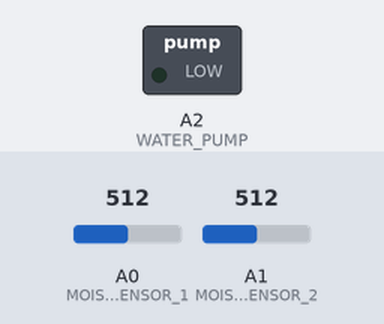
Bench run of a sketch on a simulated Arduino Uno, built with avr-gcc and run on an emulated ATmega328P. Parts: switched loads named in the sketch (green lamp = pin HIGH). Inputs (shaded band) come from the test bench; at power-on: A0 (MOISTURE_SENSOR_1) = 512, A1 (MOISTURE_SENSOR_2) = 512. Pins used as bus, display or sensor lines are not drawn.

Above: at 0.5 s.
At 16.0 s:
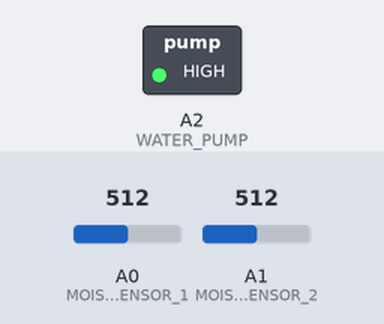
Timing chart, 0 to 66.3 s (numbered marks = the images above):
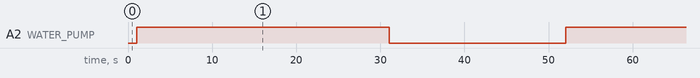

Measured:
- by itself, A2 (WATER_PUMP): alternates HIGH for 30.0 s and LOW for 21.0 s

The sketch:

garduino.ino
```cpp
// The pins for the sensor and pump are placeholders for now
#define MOISTURE_SENSOR_1 A0
#define MOISTURE_SENSOR_2 A1
#define WATER_PUMP A2
// The max water level for the moisture sensor is about 500, so 200 is ~40% moisture
#define DRY 200
// The pump can pump 240L/hour, or about 66.6 ml/sec, so to pump out 2 liters we turn the pump on for 30 seconds
// turn on pump 30 seconds
#define WATERING_TIME 30
int sensorValue;
void setup() {
  // put your setup code here, to run once:
  Serial.begin(9600);

  // Set water pump to output
  pinMode(WATER_PUMP, OUTPUT);
}

void sensorOn()
{
  analogWrite(MOISTURE_SENSOR_1, 255);
  analogWrite(MOISTURE_SENSOR_2, 255);
}

void sensorOff()
{
  analogWrite(MOISTURE_SENSOR_1, 0);
  analogWrite(MOISTURE_SENSOR_2, 0);

}
void loop() {
  // put your main code here, to run repeatedly:
  sensorOn();
  // Take the average of moisture levels over 1 second to make the data more stable
   for (int i = 0; i <= 100; i++)
   {
    sensorValue = sensorValue + analogRead(MOISTURE_SENSOR_1) + analogRead(MOISTURE_SENSOR_2);
    delay(10);
   }
   sensorValue = sensorValue/200.0;

   // Turn sensor on if the soil is too dry
   if (sensorValue < DRY)
    {
      sensorOff();
      digitalWrite(WATER_PUMP, HIGH);
      delay(WATERING_TIME * 1000);

    }

   // Turn water pump off for 20 seconds
    digitalWrite(WATER_PUMP, LOW);
    sensorOff();
    delay(20000);
}
```
